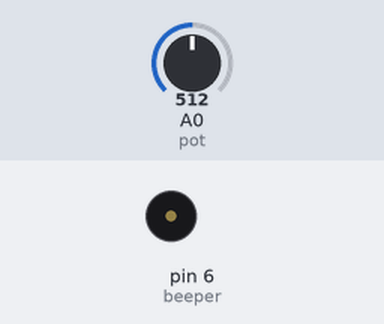
Bench run of a sketch on a simulated Arduino Uno, built with avr-gcc and run on an emulated ATmega328P. On the bench: buzzer (waves = sounding). Inputs (shaded band) come from the test bench; at power-on: A0 (pot) = 512.

Above: at 0.5 s.
Timing chart, 0 to 4.7 s (numbered marks = the images above):
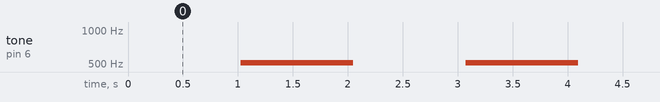

The sketch:

beeper_pot_with_delays_gone_and_all_fixed1.ino
```cpp
int beeper = 6;
int pot = A0;
long interval = 1000;
int beeperState = 0; // indicates whether or not beeper is on
long lastFlippedTime = 0;

void setup() {
  Serial.begin(9600);
  pinMode(pot,INPUT);
  pinMode(beeper,OUTPUT);
}

// the loop routine runs over and over again forever:
void loop() {

  unsigned long currentMillis = millis();

  if (currentMillis - lastFlippedTime > interval) {
    beeperState = !beeperState;
    lastFlippedTime = currentMillis;
  }

  int potValue = analogRead(pot);

  if (beeperState == 1) {
	  tone(beeper,potValue);
  } else {
	  noTone(beeper);
  }

  delay(30);
}
```

Measured:
- by itself, tone on pin 6 (beeper): alternates 512 Hz for 1.0 s and silent for 1.0 s
